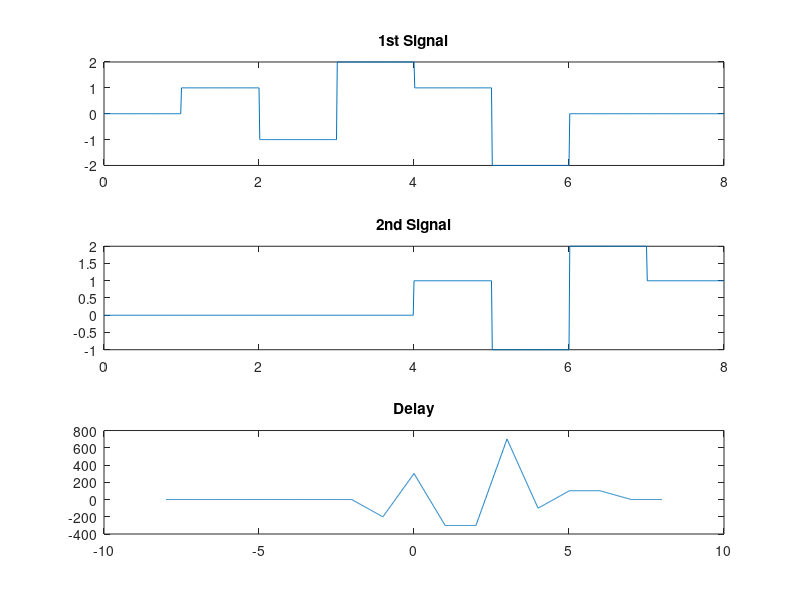

The MATLAB script that drew this image:
clc;
clear all;

t = 0 : 0.01 : 8;
rand=randi([-4,4],1,1)

x=(1)*(t>=1 & t<=2) + ((-1)*(t>2 & t<=3)) + ((2)*(t>3 & t<=4)) + ((1)*(t>4 & t<=5)) + ((-2)*(t>5 & t<=6));
y=(1)*(t>=1+rand & t<=2+rand) + ((-1)*(t>2+rand & t<=3+rand)) + ((2)*(t>3+rand & t<=4+rand)) + ((1)*(t>4+rand & t<=5+rand)) + ((-2)*(t>5+rand & t<=6+rand));


subplot(3, 1, 1);
plot(t, x);
title('1st Signal');

subplot(3, 1, 2);
plot(t, y);
title('2nd Signal');

range = length(t) - 1;
z = (-range : range) / 100;
cor = xcorr(y, x);
if(rand<0)
    subplot(3, 1, 3);
    plot(z, cor);
    title('Advance');  
elseif(rand>0)
    subplot(3, 1, 3);
    plot(z, cor);
    title('Delay');
else
    subplot(3, 1, 3);
    plot(z, cor);
    title('No Delay');
end

